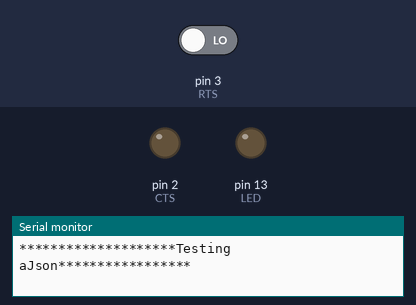
This sketch was run on a simulated Arduino Uno, built with avr-gcc and run on an emulated ATmega328P. Shown: output pins drawn as LEDs (lit = HIGH), the last lines printed to the serial monitor. Inputs (shaded band) come from the test bench; at power-on: pin 3 (RTS) LOW.

Above: at 1.2 s.
1.3 s: pin 3 (RTS) driven HIGH
At 3.5 s:
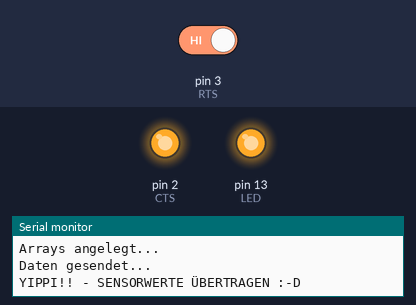
4.3 s: pin 3 (RTS) driven LOW
At 6.4 s:
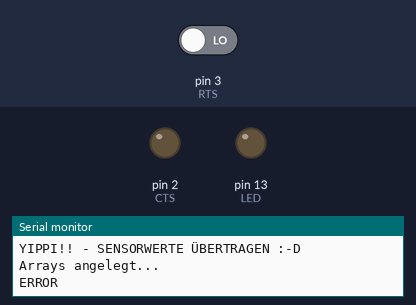
Timing chart, 0 to 7.9 s (numbered marks = the images above; inputs shaded):
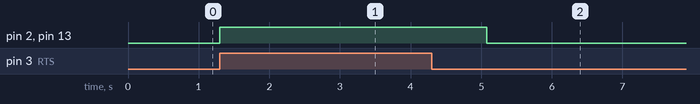

Measured:
- after the input at 1.3 s, pin 2 (CTS), pin 13 (LED): LOW → HIGH at once
- after the input at 4.3 s, pin 2 (CTS), pin 13 (LED): HIGH → LOW after 0.78 s

The sketch:

testprogramSENSOR_JSON.pde
```cpp
  #include <NewSoftSerial.h>

  #define CTS 2
  #define RTS 3
  #define RX 4
  #define TX 5
  #define LED 13

  // Erstellen der Software UART auf den PINS RX und TX
  //  Es wird eine Software UART verwendet, da über die
  //  Hardware UART der Arduino programmiert wird. So wird eine
  //  Beeinflussung durch den Arduino auf das RCB vorgebeugt
  NewSoftSerial rcbUART(RX, TX); //Rx, Tx

  int sensValue[30];
  int i=0;
  int maxValue = 50;
  char jSonString[10];
  char value[5];

  void setup() {
      Serial.begin(9600);
      Serial.println("********************Testing aJson*****************\r\n");
      rcbUART.begin(9600);
      pinMode(CTS, OUTPUT);      //CTS
      pinMode(RTS, INPUT);       //RTS
      pinMode(LED, OUTPUT);
    }

  void loop() {
    if(digitalRead(RTS) == HIGH){
        digitalWrite(LED,HIGH);
        i=senden();
        if(i>0){
          Serial.println("YIPPI!! - SENSORWERTE ÜBERTRAGEN :-D");
          digitalWrite(LED,LOW);
        }else{
          Serial.println("ERROR");
          digitalWrite(LED,LOW);
        }
      }
    }

   int senden(){
      digitalWrite(CTS,HIGH);
      delay(1000);
      Serial.println("Arrays angelegt...");
      rcbUART.print("{\"Temperatur\":[");
      for(i = 0; i<maxValue;i++){
          if(i==0){
              strcpy(jSonString,"0,");
          }else if (i==maxValue-1){
              sprintf(value,"%d", i*10);
              strcpy(jSonString, value);
          }else{
              sprintf(value,"%d", i);
              strcpy(jSonString, value);
              strcat(jSonString, ",");
          }

          if(digitalRead(RTS) == HIGH){
              rcbUART.print(jSonString);
          }else{
              digitalWrite(CTS,LOW);
              return -1;
          }
       }

      rcbUART.print("],\"Zeit\":[");

      for(i = 0; i<maxValue;i++){
          if(i==0){
              strcpy(jSonString,"0,");
          }else if (i==maxValue-1){
              sprintf(value,"%d", i*10);
              strcpy(jSonString, value);
          }else{
              sprintf(value,"%d", i*10);
              strcpy(jSonString, value);
              strcat(jSonString, ",");
          }
          if(digitalRead(RTS) == HIGH){
              rcbUART.print(jSonString);
          }else{
              digitalWrite(CTS,LOW);
              return -1;
          }
  }
  rcbUART.print("]}");
  digitalWrite(CTS,LOW);
  Serial.println("Daten gesendet...");
  return 1;
 }
```
